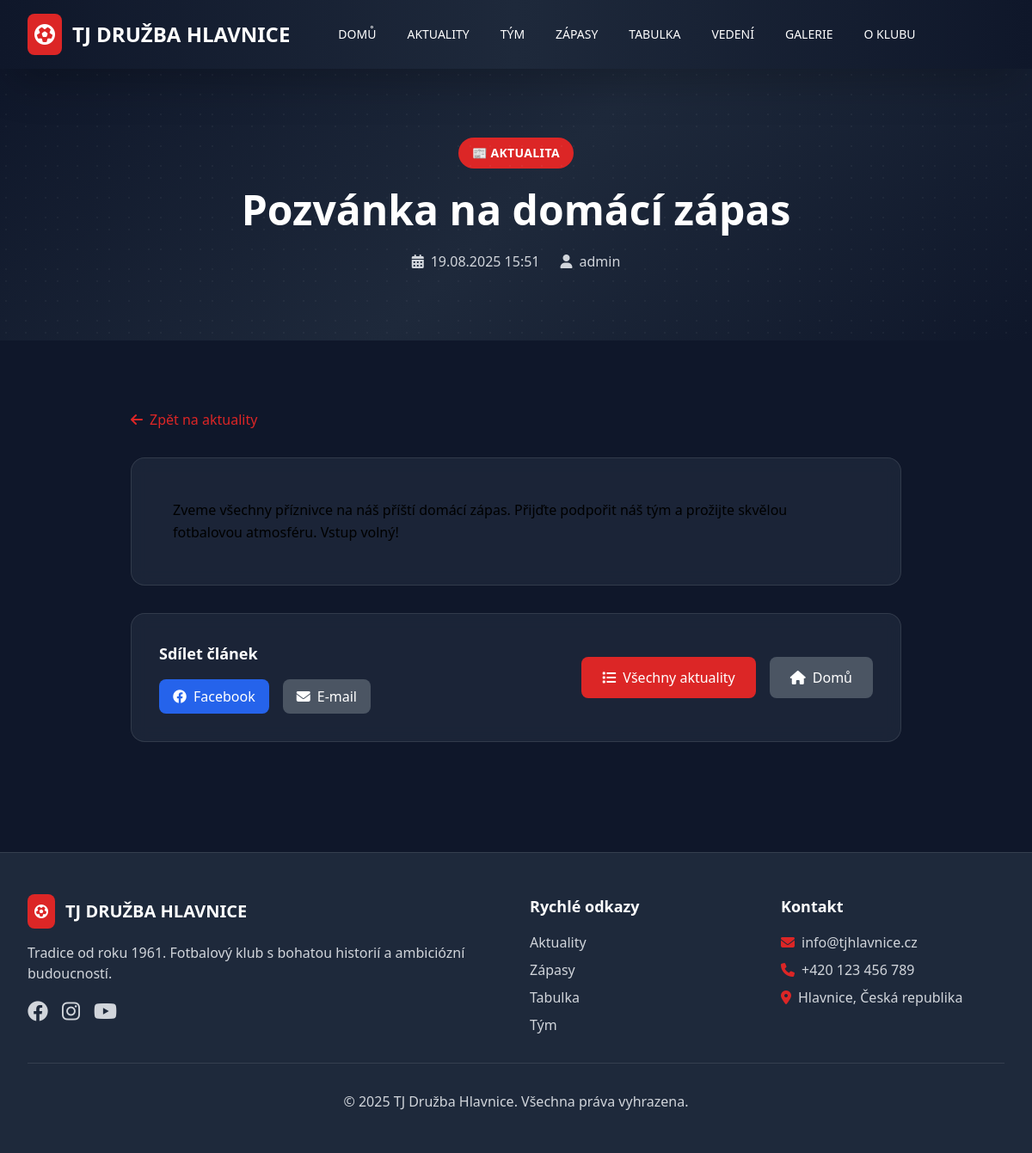
Screenshot of /news/4/ with the database file from the repository.
### football/models.py (models this page shows, shortened)
class News(models.Model):
    title = models.CharField(max_length=200, verbose_name=_("Nadpis"))
    content = CKEditor5Field(config_name='extends', verbose_name=_("Obsah"), help_text=_("Obsah článku"))
    image = models.ImageField(upload_to='news/', blank=True, null=True, verbose_name=_("Obrázek"))
    created_at = models.DateTimeField(auto_now_add=True, verbose_name=_("Vytvořeno"))
    updated_at = models.DateTimeField(auto_now=True, verbose_name=_("Upraveno"))
    author = models.ForeignKey(User, on_delete=models.CASCADE, verbose_name=_("Autor"))
    is_featured = models.BooleanField(default=False, verbose_name=_("Doporučený článek"))
    published = models.BooleanField(default=True, verbose_name=_("Publikováno"))
    class Meta:
        ordering = ['-created_at']
        verbose_name = _("Aktualita")
        verbose_name_plural = _("Aktuality")

### football/views.py (the view)
# urls.py: path('news/<int:pk>/', views.NewsDetailView.as_view(), name='news_detail'),
class NewsDetailView(DetailView):
    model = News
    template_name = 'football/news_detail.html'
    context_object_name = 'news'
    def get_queryset(self):
        try:
            return News.objects.filter(published=True)
        except Exception as e:
            import logging
            logger = logging.getLogger(__name__)
            logger.error(f"Error fetching news detail: {e}")
            return News.objects.none()

### templates/football/news_detail.html (shortened to what this page needs)
{% extends 'base.html' %} {% load static %}  {% block content %}
<section class="hero-bg py-20 px-4 sm:px-6 lg:px-8">
  <div class="max-w-7xl mx-auto text-center">
    <span
      class="inline-block bg-club-red px-4 py-2 rounded-full text-sm font-semibold uppercase tracking-wide text-white mb-6"
    >
      📰 Aktualita
    </span>
    <h1 class="text-4xl lg:text-5xl font-bold text-white mb-6">
      {{ news.title }}
    </h1>
    <div class="flex justify-center items-center space-x-6 text-gray-300">
      <div class="flex items-center">
        <i class="fas fa-calendar-alt mr-2"></i>
        <span>{{ news.created_at|date:"d.m.Y H:i" }}</span>
      </div>
      <div class="flex items-center">
        <i class="fas fa-user mr-2"></i>
        <span
          >{{ news.author.get_full_name|default:news.author.username }}</span
        >
      </div>
    </div>
  </div>
</section>
<section class="py-20 px-4 sm:px-6 lg:px-8">
  <div class="max-w-4xl mx-auto">
    <div class="mb-8">
      <a
        href="{% url 'news_list' %}"
        class="inline-flex items-center text-club-red hover:text-club-red-dark font-medium transition-colors duration-200"
      >
        <i class="fas fa-arrow-left mr-2"></i>Zpět na aktuality
      </a>
    </div>
    <article class="glass-card rounded-2xl overflow-hidden">
      <div class="p-8 lg:p-12">
        <div
          class="prose prose-lg max-w-none prose-headings:text-white prose-p:text-white prose-a:text-club-red hover:prose-a:text-club-red-dark prose-strong:text-white prose-em:text-gray-200 prose-li:text-white prose-blockquote:text-gray-200"
        >
          {{ news.content|safe }}
        </div>
      </div>
    </article>
    <div class="mt-8 glass-card rounded-2xl p-6 lg:p-8">
      <div
        class="flex flex-col lg:flex-row justify-between items-center space-y-6 lg:space-y-0"
      >
        <div>
          <h3 class="text-lg font-semibold text-white mb-4">Sdílet článek</h3>
          <div class="flex space-x-4">
            <a
              href="https://www.facebook.com/sharer/sharer.php?u={{ request.build_absolute_uri }}"
              target="_blank"
              class="inline-flex items-center px-4 py-2 bg-blue-600 hover:bg-blue-700 text-white rounded-lg font-medium transition-colors duration-200"
              title="Sdílet na Facebooku"
            >
              <i class="fab fa-facebook mr-2"></i>Facebook
            </a>
            <a
              href="mailto:?subject={{ news.title }}&body={{ request.build_absolute_uri }}"
              class="inline-flex items-center px-4 py-2 bg-gray-600 hover:bg-gray-700 text-white rounded-lg font-medium transition-colors duration-200"
              title="Odeslat e-mailem"
            >
              <i class="fas fa-envelope mr-2"></i>E-mail
            </a>
          </div>
        </div>
        <div class="flex space-x-4">
          <a
            href="{% url 'news_list' %}"
            class="inline-flex items-center bg-club-red hover:bg-club-red-dark text-white px-6 py-3 rounded-lg font-medium transition-colors duration-200"
          >
            <i class="fas fa-list mr-2"></i>Všechny aktuality
          </a>
          <a
            href="{% url 'home' %}"
            class="inline-flex items-center bg-gray-600 hover:bg-gray-700 text-white px-6 py-3 rounded-lg font-medium transition-colors duration-200"
          >
            <i class="fas fa-home mr-2"></i>Domů
          </a>
        </div>
      </div>
    </div>
  </div>
</section>
{% endblock %}

### static/css/custom.css (style rules this page uses)
* { transition: all 0.2s ease-in-out; }
.prose { line-height: 1.6; }

### templates/base.html (style rules this page uses)
.hero-bg { background: linear-gradient(135deg, #0F172A 0%, #1E293B 50%, #0F172A 100%); position: relative; overflow: hidden; }
.hero-bg::before { content: ''; position: absolute; top: 0; left: 0; right: 0; bottom: 0; }
.glass-card { background: rgba(30, 41, 59, 0.8); backdrop-filter: blur(10px); border: 1px solid rgba(255, 255, 255, 0.1); }

### rows the page displays
News: title "Pozvánka na domácí zápas", created_at "19.08.2025 15:51", author.get_full_name "admin", content "Zveme všechny příznivce na náš příští domácí zápas. Přijďte podpořit náš tým a prožijte skvělou fotbalovou atmosféru. Vstup volný!"
